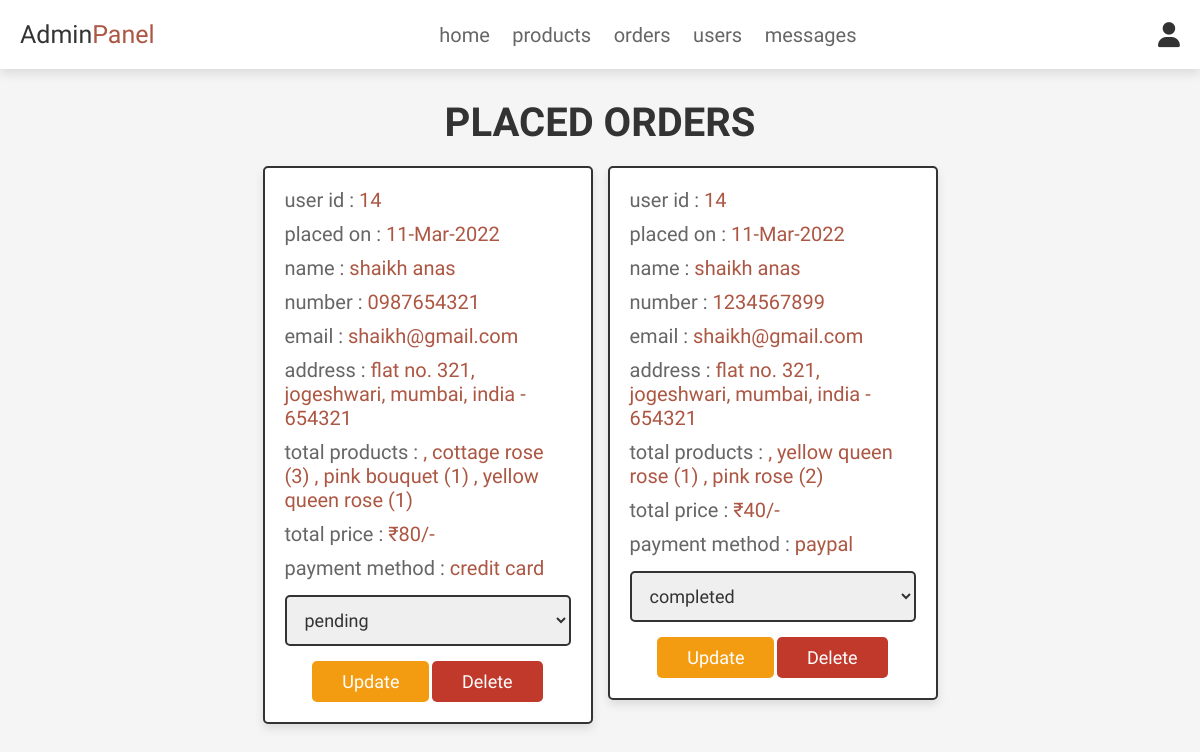
Page /admin_orders.php (signed in) on the committed database.
### tables this page shows
CREATE TABLE `orders` (
  `id` int NOT NULL,
  `user_id` int NOT NULL,
  `name` varchar(100) NOT NULL,
  `number` varchar(12) NOT NULL,
  `email` varchar(100) NOT NULL,
  `method` varchar(50) NOT NULL,
  `address` varchar(500) NOT NULL,
  `total_products` varchar(1000) NOT NULL,
  `total_price` int NOT NULL,
  `placed_on` varchar(50) NOT NULL,
  `payment_status` varchar(20) NOT NULL DEFAULT 'pending'
);

### admin_orders.php (the view, shortened to what this page needs)
<?php
@include 'config.php';
?>
<!DOCTYPE html>
<html lang="en">
<head>
   <link rel="stylesheet" href="https://cdnjs.cloudflare.com/ajax/libs/font-awesome/6.0.0/css/all.min.css">
   <link rel="stylesheet" href="css/admin_style.css">
</head>
<body>
<?php @include 'admin_header.php'; ?>
<section class="placed-orders">
   <h1 class="title">placed orders</h1>
   <div class="box-container">
      <?php
      $select_orders = mysqli_query($conn, "SELECT * FROM `orders`") or die('query failed');
      if(mysqli_num_rows($select_orders) > 0){
         while($fetch_orders = mysqli_fetch_assoc($select_orders)){
      ?>
      <div class="box">
         <p> user id : <span><?php echo $fetch_orders['user_id']; ?></span> </p>
         <p> placed on : <span><?php echo $fetch_orders['placed_on']; ?></span> </p>
         <p> name : <span><?php echo $fetch_orders['name']; ?></span> </p>
         <p> number : <span><?php echo $fetch_orders['number']; ?></span> </p>
         <p> email : <span><?php echo $fetch_orders['email']; ?></span> </p>
         <p> address : <span><?php echo $fetch_orders['address']; ?></span> </p>
         <p> total products : <span><?php echo $fetch_orders['total_products']; ?></span> </p>
         <p> total price : <span>₹<?php echo $fetch_orders['total_price']; ?>/-</span> </p>
         <p> payment method : <span><?php echo $fetch_orders['method']; ?></span> </p>
         <form action="" method="post">
            <select name="update_payment">
               <option disabled selected><?php echo $fetch_orders['payment_status']; ?></option>
            </select>
            <input type="submit" name="update_order" value="update" class="option-btn">
            <a href="admin_orders.php?delete=<?php echo $fetch_orders['id']; ?>" class="delete-btn" onclick="return confirm('delete this order?');">delete</a>
         </form>
      </div>
      <?php
         }
      }else{
         echo '<p class="empty">no orders placed yet!</p>';
      }
      ?>
   </div>
</section>
</body>
</html>

### admin_header.php (shortened to what this page needs)
<header class="header">
   <div class="flex">
      <a href="admin_page.php" class="logo">Admin<span>Panel</span></a>
      <nav class="navbar">
         <a href="admin_page.php">home</a>
         <a href="admin_products.php">products</a>
         <a href="admin_orders.php">orders</a>
         <a href="admin_users.php">users</a>
         <a href="admin_contacts.php">messages</a>
      </nav>
      <div class="icons">
         <div id="user-btn" class="fas fa-user"></div>
      </div>
   </div>
</header>

### css/admin_style.css (style rules this page uses)
:root { --brown:#AC5743; --red:#c0392b; --orange:#f39c12; --black:#333; --white:#fff; --light-color:#666; --light-white:#ccc; --light-bg:#f5f5f5; --border:.2rem solid var(--black); --box-shadow:0 .5rem 1rem rgba(0,0,0,.1); }
* { font-family: 'Quicksand', sans-serif; margin:0; padding:0; box-sizing: border-box; outline: none; border:none; text-decoration: none; transition:all .2s linear; }
html { font-size: 62.5%; overflow-x: hidden; scroll-behavior: smooth; scroll-padding-top: 6.5rem; }
body { background: var(--light-bg); }
section { padding:3rem 2rem; }
.title { text-align: center; margin-bottom: 2rem; color:var(--black); text-transform: uppercase; font-size: 4rem; }
.btn, .delete-btn, .option-btn { display: inline-block; border-radius: .5rem; margin-top: 1rem; font-size: 1.8rem; color:var(--white); cursor: pointer; padding:1rem 3rem; text-transform: capitalize; }
.delete-btn { background-color: var(--red); }
.option-btn { background-color: var(--orange); }
.header { position: sticky; top:0; left:0; right:0; z-index: 1000; background-color: var(--white); box-shadow: var(--box-shadow); }
.header .flex { display: flex; align-items: center; justify-content: space-between; padding:2rem; max-width: 1200px; margin:0 auto; position: relative; }
.header .flex .icons div { font-size: 2.5rem; margin-left: 1.7rem; cursor: pointer; color:var(--black); }
.header .flex .navbar a { margin:0 1rem; font-size: 2rem; color:var(--light-color); }
.header .flex .logo { font-size: 2.5rem; color:var(--black); }
.header .flex .logo span { color:var(--brown); }
.placed-orders .box-container { display: grid; grid-template-columns: repeat(auto-fit, 33rem); gap:1.5rem; align-items: flex-start; max-width: 1200px; margin: 0 auto; justify-content: center; }
.placed-orders .box-container .box { padding:2rem; border:var(--border); background-color: var(--white); box-shadow: var(--box-shadow); border-radius: .5rem; }
.placed-orders .box-container .box p { margin-bottom: 1rem; font-size: 2rem; color:var(--light-color); }
.placed-orders .box-container .box p span { color:var(--brown); }
.placed-orders .box-container .box form { margin-top: 1rem; text-align: center; }
.placed-orders .box-container .box form select { width: 100%; border:var(--border); padding:1.2rem 1.4rem; font-size: 1.8rem; color:var(--black); border:var(--border); border-radius: .5rem; margin:.5rem 0; }

### rows in the picture
orders: user "14", placed_on "11-Mar-2022", name "shaikh anas", number "0987654321", email "shaikh@gmail.com", address "flat no. 321, jogeshwari, mumbai, india - 654321", total_products ", cottage rose (3) , pink bouquet (1) , yellow queen rose (1)", total_price "80", method "credit card", update_payment "pending"
orders: user "14", placed_on "11-Mar-2022", name "shaikh anas", number "1234567899", email "shaikh@gmail.com", address "flat no. 321, jogeshwari, mumbai, india - 654321", total_products ", yellow queen rose (1) , pink rose (2)", total_price "40", method "paypal", update_payment "completed"
